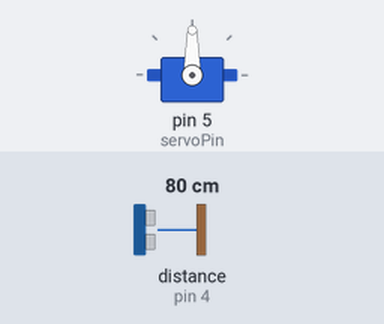
The sketch below on a simulated Arduino Uno, built with avr-gcc and run on an emulated ATmega328P. On the bench: servo. Wiring (inferred from the names in the program): ultrasonic range finder: trigger pin 3; echo pin 4. The inputs (shaded band) are chosen by the test bench; at power-on: distance to the obstacle (sensor on pin 4) 80 cm. The echo pulse lasts 58.3 µs per cm.

Above: at 1.2 s.
1.3 s: distance to the obstacle (sensor on pin 4) set to 11 cm
2.8 s: distance to the obstacle (sensor on pin 4) set to 8 cm
At 3.4 s:
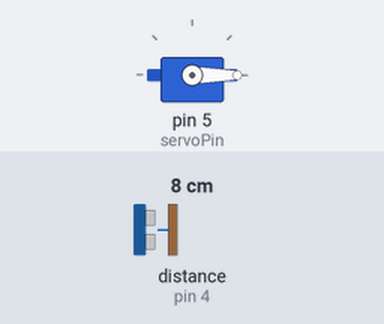
Timing chart, 0 to 9.3 s (numbered marks = the images above; inputs shaded):
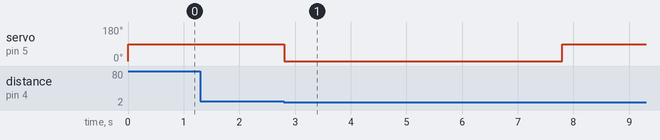

The sketch:

gatwaza.ino
```cpp
#include <Servo.h>

const int trigPin = 3;          // Ultrasonic sensor trig pin
const int echoPin = 4;          // Ultrasonic sensor echo pin
const int servoPin = 5;         // Servo motor pin

long duration;                  // Ultrasonic sensor variables
int distance;

Servo myServo;                  // Servo motor object

void setup() {
  Serial.begin(9600);
  pinMode(trigPin, OUTPUT);     // Set Ultrasonic sensor trig pin as output
  pinMode(echoPin, INPUT);      // Set Ultrasonic sensor echo pin as input
  myServo.attach(servoPin);     // Attach servo motor to servo pin
  myServo.write(0);             // Move servo motor to starting position
}

void loop() {

  digitalWrite(trigPin, LOW);             // Set trig pin to low
  delayMicroseconds(2);
  digitalWrite(trigPin, HIGH);            // Set trig pin to high
  delayMicroseconds(10);
  digitalWrite(trigPin, LOW);             // Set trig pin to low
  duration = pulseIn(echoPin, HIGH);      // Measure echo pin pulse duration
  distance = duration * 0.034 / 2;        // Calculate distance from pulse duration

  if (distance < 9) {                    // If distance is less than 10 cm
    myServo.write(0);                       // Stop servo motor
      delay(5000);
       myServo.write(90);                      // Wait 1 second
    delay(3000);


     Serial.print("distance\n");
    Serial.print(distance);
  }
 else {
 myServo.write(90);
 }
 }
```

Measured:
- the behaviour switches between 10 and 9 cm on distance to the obstacle (sensor on pin 4) (found by bisection; images 0 and 1)
- after the input at 1.3 s, every drawn part: stays the same
- after the input at 2.8 s, servo on pin 5 (servoPin): 90° → 0° at once, → 90° 5.0 s later
